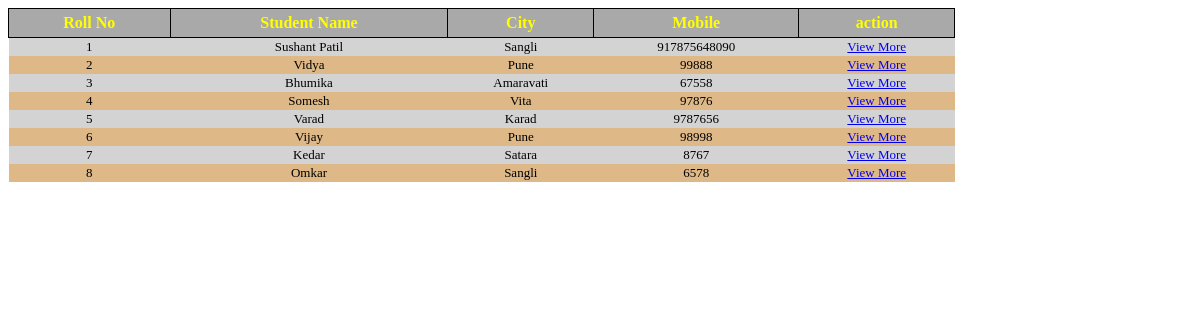
/student (signed in), run on an earlier commit of the app's database.
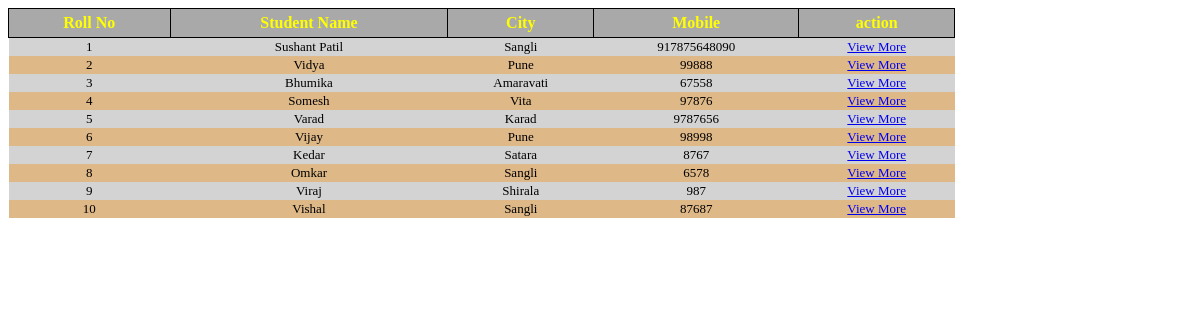
And on a later commit of the database.
### home/models.py (models this page shows, shortened)
class Student(models.Model):
    name = models.CharField(max_length=50)
    roll = models.IntegerField(auto_created=True, primary_key=True)
    city = models.CharField(max_length=50)
    marks = models.IntegerField()
    pass_year = models.IntegerField()
    mobile = models.IntegerField()
    email = models.CharField(max_length=50)
    department = models.ForeignKey('Department', on_delete=models.CASCADE)

### home/views.py (the view)
# urls.py: path("student", views.student),
@login_required
def student(request):
    st = Student.objects.all()
    return render(request=request, template_name="student.html", context={'stud': st})

### home/templates/student.html (shortened to what this page needs)
<!DOCTYPE html>
<html lang="en">
  <head>
    <link rel="stylesheet" href="static/home/css/student.css" />
  </head>
  <body>
    <table>
      <tr>
        <th>Roll No</th>
        <th>Student Name</th>
        <th>City</th>
        <th>Mobile</th>
        <th>action</th>
      </tr>
      {% for s in stud %}
      <tr>
        <td>{{ s.roll }}</td>
        <td>{{ s.name }}</td>
        <td>{{ s.city }}</td>
        <td>{{ s.mobile }}</td>
        <td><a href="/details/{{ s.roll }}">View More </a></td>
      </tr>
      {% endfor %}
    </table>
  </body>
</html>

What changed in the data, as far as the page shows it:
added Student: roll "9", name "Viraj", city "Shirala", mobile "987"
added Student: roll "10", name "Vishal", city "Sangli", mobile "87687"
